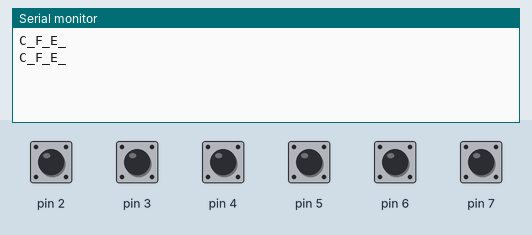
A program run on a simulated Arduino Micro, built with avr-gcc and run on an emulated ATmega32U4. Parts: the last lines printed to the serial monitor. Inputs (shaded band) come from the test bench; at power-on: pin 2–7 HIGH.

Above: at 1.2 s.
1.3 s: pin 2 pulled LOW for 0.15 s
At 1.44 s:
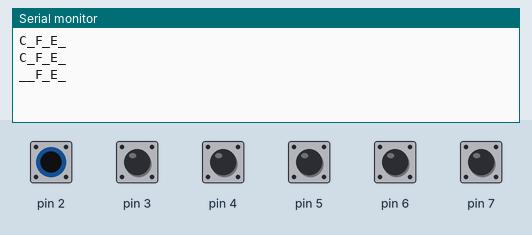
2.9 s: pin 3 pulled LOW for 0.15 s
At 3.03 s:
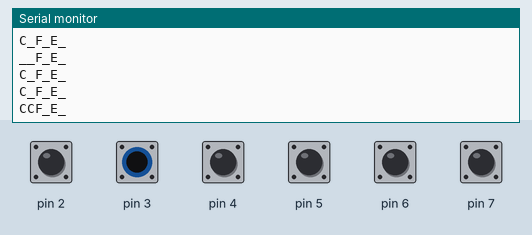
4.5 s: pin 4 pulled LOW for 0.15 s
At 4.63 s:
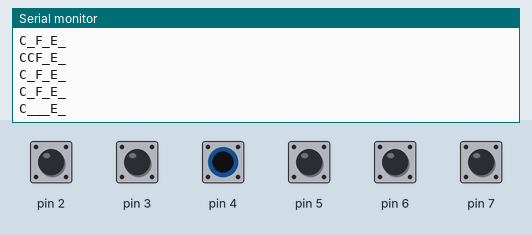
6.1 s: pin 5 pulled LOW for 0.15 s
At 6.23 s:
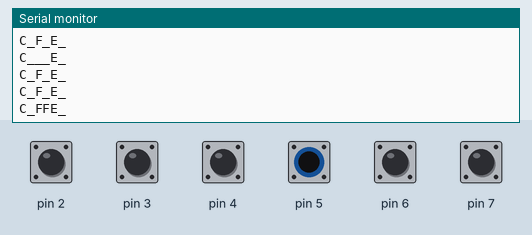
7.7 s: pin 6 pulled LOW for 0.15 s
At 7.84 s:
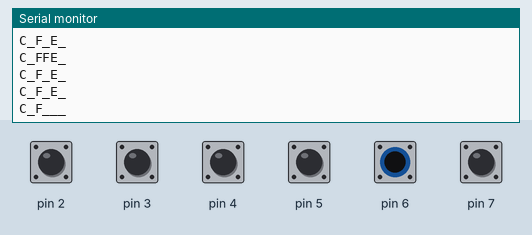
9.3 s: pin 7 pulled LOW for 0.15 s
At 9.44 s:
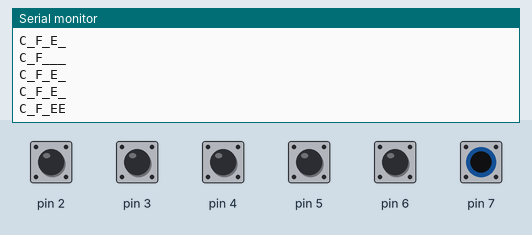

Measured:
- after the input at 1.3 s, the serial monitor: prints a new line at once (image 1)
- after the input at 2.9 s, the serial monitor: prints a new line at once (image 2)
- after the input at 4.5 s, the serial monitor: prints a new line at once (image 3)
- after the input at 6.1 s, the serial monitor: prints a new line at once (image 4)
- after the input at 7.7 s, the serial monitor: prints a new line at once (image 5)
- after the input at 9.3 s, the serial monitor: prints a new line at once (image 6)

The program:

main.cpp
```cpp
// (licence header left out)
#include <Arduino.h>

static constexpr unsigned long REPORT_INTERVAL_MS = 1000;
static constexpr bool RELAY_NC = true;
static constexpr bool RELAY_NO = false;

class Input {
public:
	Input(int pin, bool active_low, char output)
			: pin_(pin), active_low_(active_low), output_(output) {
	}

	void setup() {
		pinMode(pin_, INPUT_PULLUP);
	}

	bool loop() {
		bool reading = (digitalRead(pin_) == LOW) ^ active_low_;

		if (reading_ != reading) {
			reading_ = reading;
			return true;
		}

		return false;
	}

	void print() {
		SerialUSB.print(reading_ ? output_ : '_');
	}

private:
	const int pin_;
	const bool active_low_;
	const char output_;
	bool reading_{false};
};

static Input inputs[6] {
	{2, RELAY_NC, 'C'}, // Carbon Monoxide NC
	{3, RELAY_NO, 'C'}, // Carbon Monoxide NO
	{4, RELAY_NC, 'F'}, // Fire NC
	{5, RELAY_NO, 'F'}, // Fire NO
	{6, RELAY_NC, 'E'}, // Fault NC
	{7, RELAY_NO, 'E'}, // Fault NO
};

void setup() {
	for (Input& input : inputs) {
		input.setup();
	}

	SerialUSB.begin(115200);
	while (!SerialUSB);
}

void loop() {
	static unsigned long last = millis() - REPORT_INTERVAL_MS;
	bool immediate = false;

	if (SerialUSB) {
		for (Input& input : inputs) {
			immediate |= input.loop();
		}

		if (immediate || millis() - last >= REPORT_INTERVAL_MS) {
			for (Input& input : inputs) {
				input.print();
			}
			SerialUSB.println();
			last = millis();
		}
	} else {
		last = millis() - REPORT_INTERVAL_MS;
	}
}
```
